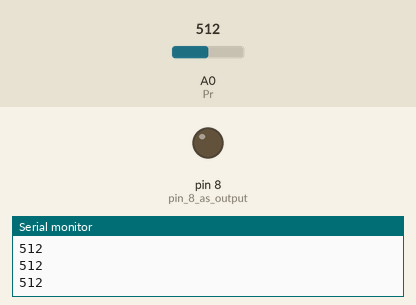
Recording of a sketch running on a simulated Arduino Uno, built with avr-gcc and run on an emulated ATmega328P. On the bench: output pins drawn as LEDs (lit = HIGH), the last lines printed to the serial monitor. The inputs (shaded band) are chosen by the test bench; at power-on: A0 (Pr) = 512.

Above: at 1.2 s.
1.3 s: A0 (Pr) set to 21
2.8 s: A0 (Pr) set to 16
At 3.3 s:
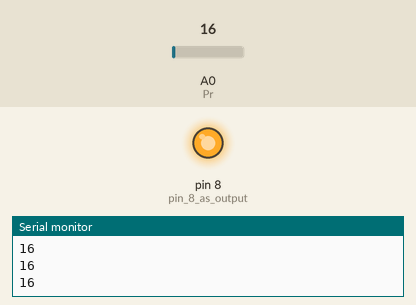
Timing chart, 0 to 5.8 s (numbered marks = the images above; inputs shaded):
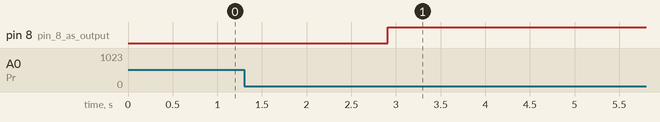

The sketch:

Photoresistor.ino
```cpp
/*
Aralinks Coding Education
modified 24 April 2019
by Nikko Llanes
*/

int Pr = 0; // will be used for analog 0.

int PrValue = 0; // value of output

int Pr_Input = 19; // value of when light is on

void setup() {

Serial.begin(9600); //start serial Monitor

pinMode(8, OUTPUT); // pin 8 as output

}

void loop() {

PrValue = analogRead(Pr);

Serial.println(PrValue); //prints photoresistor value

delay(100); // value updated every 0.1 second.

if (PrValue < Pr_Input) // if sensor value is less than 19, light will turn on.

{ digitalWrite(8, HIGH);//LED on } else { digitalWrite(8, LOW);// LED off }

}
}
```

Measured:
- the behaviour switches between 19 and 18 on A0 (Pr) (found by bisection; images 0 and 1)
- after the input at 2.8 s, pin 8 (pin_8_as_output): LOW → HIGH after 0.11 s
